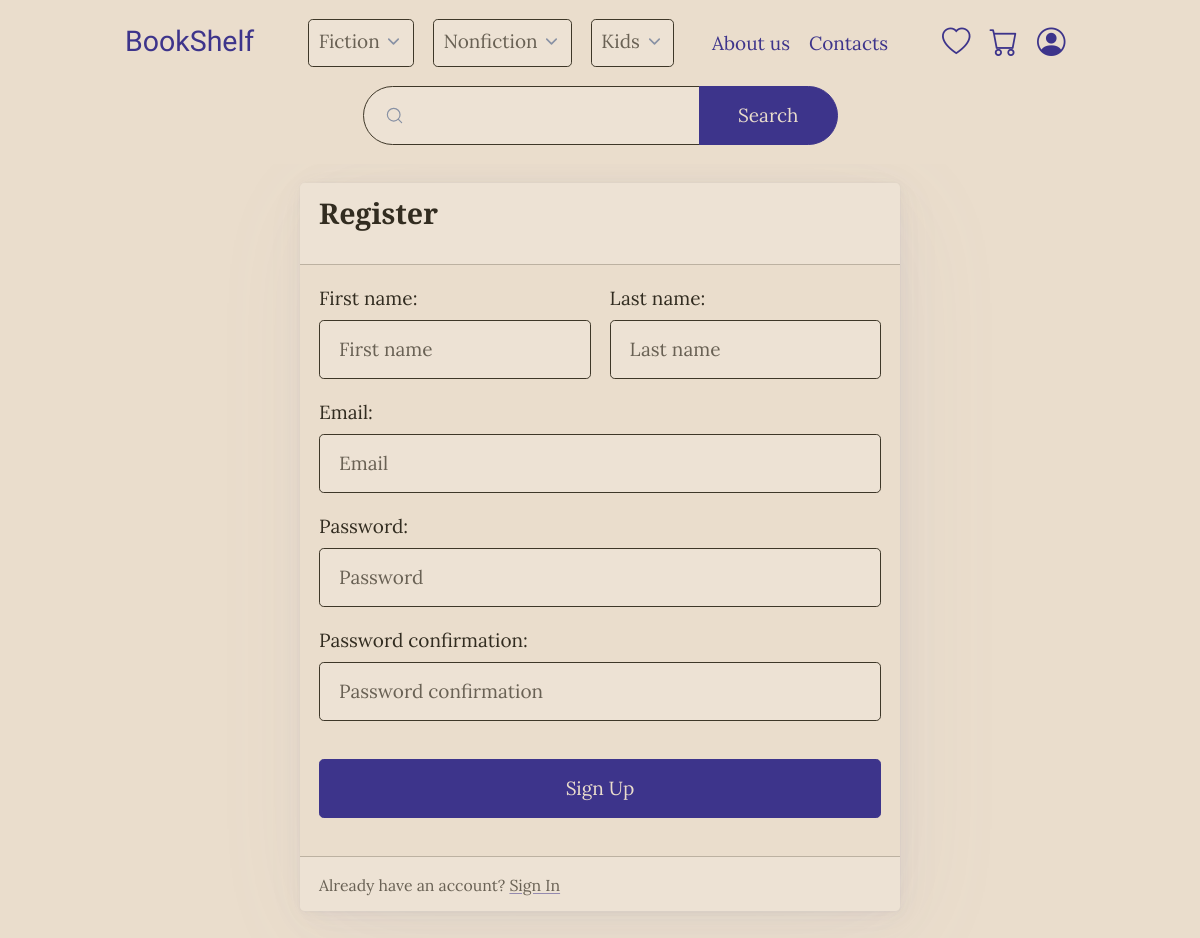
Screenshot of /register/ with the database file from the repository.
### shop/models.py (models this page shows, shortened)
class Category(models.Model):
    name = models.CharField(max_length=50)

### users/views.py (the view)
# urls.py: path('register/', user_views.register, name='register'),
def register(request):
    if request.method == 'POST':
        form = UserRegisterForm(request.POST)
        if form.is_valid():
            form.save()
            messages.success(
                request, 'Account created successfuly! You can now login!')
            return redirect('login')
    else:
        form = UserRegisterForm()
    return render(request, 'users/register.html', {'form': form})

### users/forms.py
class UserRegisterForm(UserCreationForm):
    email = forms.EmailField()
    class Meta:
        model = User
        fields = ['first_name', 'last_name', 'email', 'password1', 'password2']
    def __init__(self, *args, **kwargs):
        super().__init__(*args, **kwargs)
        self.fields['first_name'].required = True

### utils/context_processors.py (called while the page is built)
def navbar_info(request):
    sections = []
    for category in Category.objects.all():
        sections.append(
            {'category': category.name,
             'genres': Genre.objects.filter(category=category)
             })
    cart_item_count = OrderData(request).order.get_item_count()
    wishlist_item_count = WishlistData(request).wishlist.get_item_count()
    return {'sections': sections,
            'cart_item_count': cart_item_count,
            'wishlist_item_count': wishlist_item_count}

### utils/shop_data.py (called while the page is built)
def get_cookie(cookies, name):
    return json.loads(cookies[name]) if name in cookies.keys() else {}

    def get_item_count(self):
        return self.item_count

    def cookie_init(self, cookies):
        cart = get_cookie(cookies, 'cart')
        self.order = CookieOrder(cart)
        self.items = self.order.items

    def cookie_init(self, cookies):
        wishlist = get_cookie(cookies, 'wishlist')
        self.wishlist = CookieWishlist(wishlist)
        self.items = self.wishlist.items

### users/templates/users/register.html (shortened to what this page needs)
{% extends 'shop/utils/base.html' %}
{% load widget_tweaks %}
{% block content %}
    <div class="container text">
        <article>
            <header>
                <h3>Register</h3>
            </header>
            <form method="POST">
                <fieldset>
                    <div class="grid">
                        <div>
                            {{ form.first_name.label_tag }}
                            {% render_field form.first_name|add_error_attr:"aria-invalid:true" placeholder="First name" %}
                        </div>
                        <div>
                            {{ form.last_name.label_tag }}
                            {% render_field form.last_name|add_error_attr:"aria-invalid:true" placeholder="Last name" %}
                        </div>
                    </div>
                    <div>
                        {{ form.email.label_tag }}
                        {% render_field form.email|add_error_attr:"aria-invalid:true" placeholder=form.email.label %}
                    </div>
                    <div>
                        {{ form.password1.label_tag }}
                        {% render_field form.password1|add_error_attr:"aria-invalid:true" placeholder=form.password1.label %}
                    </div>
                    <div>
                        {{ form.password2.label_tag }}
                        {% render_field form.password2|add_error_attr:"aria-invalid:true" placeholder=form.password2.label %}
                    </div>
                </fieldset>
                <button type="submit">Sign Up</button>
            </form>
            <footer>
                <small>
                    Already have an account? <a href="{% url 'login' %}">Sign In</a>
                </small>
            </footer>
        </article>
    </div>
{% endblock content %}

### shop/templates/shop/utils/base.html (shortened to what this page needs)
{% load static %}
<!DOCTYPE html>
<html lang="en" data-theme="light">
<head>
	<link
		  rel="stylesheet"
		  href="https://cdn.jsdelivr.net/npm/@picocss/pico@next/css/pico.min.css"
		/>
	<link rel="stylesheet" href="{% static 'css/main.css' %}">
</head>
<body class="container">
	<div class="navbar">
		<nav>
			<ul>
			  <li><a href="{% url 'shop-home' %}" class="navbar__brand">BookShelf</a></li>
			</ul>
			<ul class="navbar__links" data-visible="false">
				{% for section in sections %}
					<li>
						<details class="dropdown">
							<summary>{{ section.category }}</summary>
						</details>
					</li>
				{% endfor %}
			  	<li></li>
			  	<li><a href="{% url 'shop-about' %}">About us</a></li>
			  	<li><a href="{% url 'shop-contacts' %}">Contacts</a></li>
			</ul>
			<ul>
			  <li>
			    <a href="{% url 'wishlist' %}" data-tooltip="Wishlist" data-placement="bottom">
			      <i class="icon bi bi-heart"></i>
			    </a>
			  </li>
			  <li>
			    <a href="{% url 'cart' %}" data-tooltip="Cart" data-placement="bottom">
			      	<i class="icon bi bi-cart"></i>
			    </a>
			  </li>
			  <li>
			  	{% if user.is_authenticated %}
					<a href="{% url 'profile' %}" data-tooltip="Profile" data-placement="bottom">
				      <i class="icon bi bi-person-circle"></i>
				    </a>
			  	{% else %}
				    <a href="{% url 'login' %}" data-tooltip="Log In" data-placement="bottom">
				      <i class="icon bi bi-person-circle"></i>
				    </a>
			    {% endif %}
			  </li>
			</ul>
		</nav>
		<div class="navbar__search">
			<form action="/" role="search">
				<input type="search" id="search" name="search" value="{{ query }}">
				<input type="submit" value="Search"/>
			</form>
		</div>
	</div>
	<main class="container">
		{% block content %}{% endblock %}
	</main>
</body>
</html>

### rows the page displays
Category: category "Fiction"
Category: category "Nonfiction"
Category: category "Kids"
